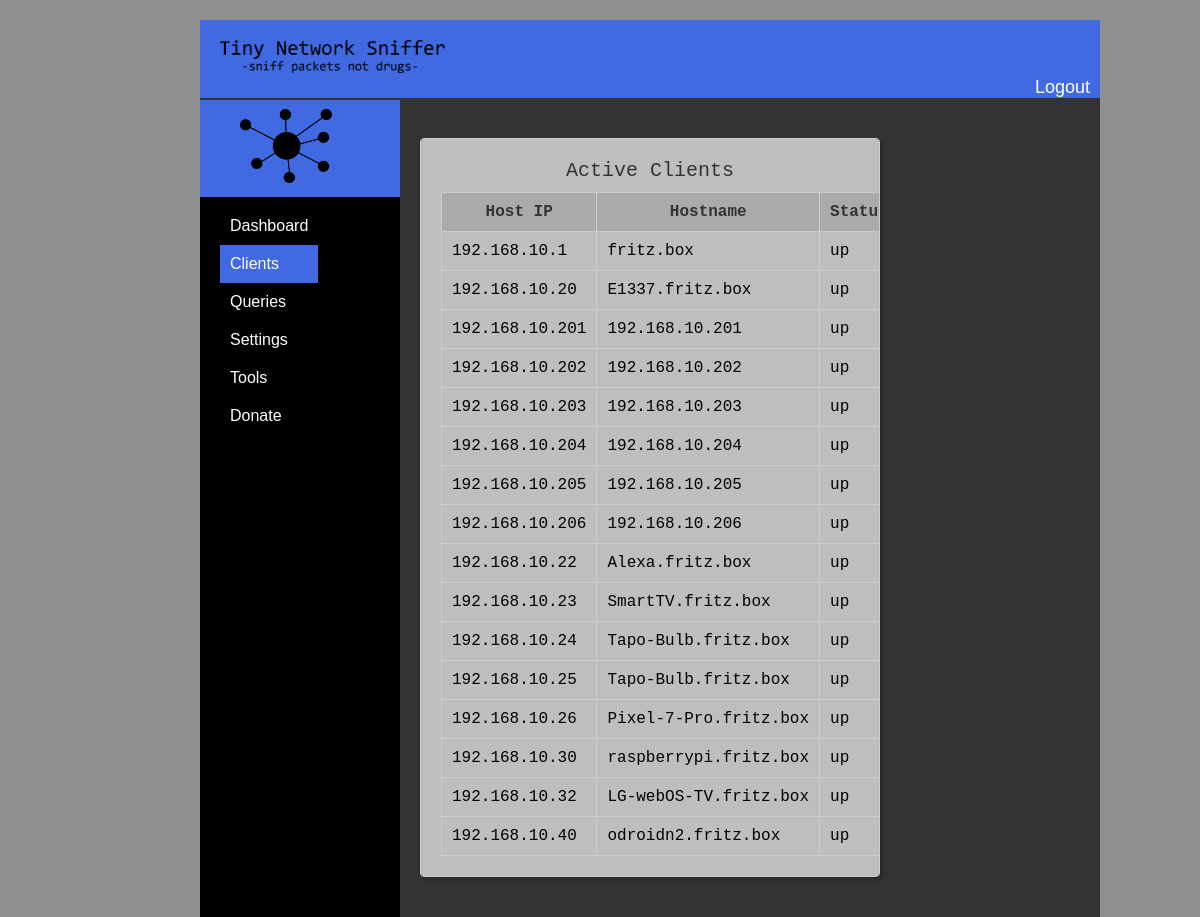
The app's page /clients with its own data.
### tables this page shows
CREATE TABLE hosts (
            id INTEGER PRIMARY KEY AUTOINCREMENT,
            ip_address TEXT,
            hostname TEXT,
            status TEXT
        );

### flask_webserver.py (the view)
@app.route("/clients")
def domains():
    conn = sqlite3.connect("database.db")
    c = conn.cursor()
    c.execute("SELECT * FROM hosts ")
    rows = c.fetchall()
    conn.close()
    return render_template("clients.html", rows=rows)

### templates/clients.html (shortened to what this page needs)
<!DOCTYPE html>
<html>
<head>
	<link rel="stylesheet" type="text/css" href="../static/css/clients.css">
	<link rel="stylesheet" type="text/css" href="../static/css/home.css">
</head>
<body>
	<div class="container">
		<div class="sidebar">
			<div class="logo">
				<img src="../static/img/Logoohnetext.png" class="logo">
			</div>
			<ul>
				<li ><a href="home">Dashboard</a></li>
				<li class="active"><a href="#">Clients</a></li>
				<li><a href="queries">Queries</a></li>
				<li><a href="settings">Settings</a></li>
				<li><a href="tools">Tools</a></li>
				<li><a href="donate">Donate</a></li>
			</ul>
		</div>
		<div class="header">
			<img src="../static/img/textonly.png" width=25% >
			<div class="user-info">
				<a class="loggoutbtn" onclick="logout()">Logout</a>
			</div>
		</div>
		<div class="main-content">
			<div class="dashboard">
				<div style="max-width: 600px;" class="dashboard-item" style="text-align: center;">
					<h2 style="text-align: center;">Active Clients</h2>
					<table>
						<thead>
							<tr>
								<th  style="text-align: center;">Host IP</th>
								<th  style="text-align: center;">Hostname</th>
								<th  style="text-align: center;">Status</th>
							</tr>
						</thead>
						<tbody>
							{% for row in rows %}
							<tr>
								<td>{{ row[1] }}</td>
								<td>{{ row[2] }}</td>
								<td>{{ row[3] }}</td>
							</tr>
							{% endfor %}
						</tbody>
					</table>
				</div>
			</div>
		</div>
	</div>
</body>
</html>

### static/css/clients.css (style rules this page uses)
* { box-sizing: border-box; margin: 0; padding: 0; }
body { font-family: Arial, sans-serif; background-color: #3f3f3f7e; }
.sidebar { background-color: #000000; color: #fff; height: 100%; position: fixed; top: 0; width: 200px; padding-left: 20px; display: flex; flex-direction: column; align-items: flex-start; justify-content: flex-start; top: 100px; left: 200px; }
.sidebar li { padding: 10px; }
.logo { margin-left: -20px; margin-bottom: 10px; text-align: center; background-color: #4169E1; }
.logo img { width: 50%; display: inline-block; }
ul { list-style: none; margin: 0; padding: 0; }
li { padding: 10px 20px; }
li.active { background-color: #4169E1; }
a { color: #fff; text-decoration: none; }
.main-content { padding-top: 200px; margin-left: 200px; padding: 20px; background-color: #333; margin-right: 100px; }
.header { background-color: #4169E1; color: #fff; padding: 0px; flex-grow: 1; margin-top: 20px; margin-left: 200px; margin-right: 100px; }
.header img { margin-left: 20px; margin-top: 20px; }
.user-info { display: flex; align-items: center; justify-content: flex-end; background-color: #4169E1; }
.user-info a { margin-right: 10px; }
.dashboard { justify-content: space-between; display: flex; flex-wrap: wrap; margin-top: 20px; gap: 20px; padding-left: 200px; padding-right: 200px; }
.dashboard-item { flex: 1 1 300px; background-color: #bebebe; border: 1px solid #ccc; border-radius: 4px; display: block; overflow: scroll; box-shadow: 2px 2px 4px rgba(0, 0, 0, 0.3); margin-bottom: 20px; padding: 20px; width: calc(33.33% - 10px); }
.dashboard-item h2 { font-family: "Consolas", monospace; font-size: 20px; font-weight: normal; margin-bottom: 10px; color: #333; }
.dashboard-item table { border-collapse: collapse; margin-top: 10px; width: 100%; }
.dashboard-item table th, .dashboard-item table td { font-family: "Consolas", monospace; border: 1px solid #ccc; padding: 10px; text-align: left; }
.dashboard-item table th { background-color: rgb(170, 170, 170); color: #333; }

### static/css/home.css (style rules this page uses)
* { box-sizing: border-box; margin: 0; padding: 0; }
body { font-family: Arial, sans-serif; background-color: #1d1d1d7e; }
.loggoutbtn { font-size: 18px; color: white; background-color: #4169E1; cursor:pointer; }
.sidebar { background-color: #000000; color: #fff; height: 100%; position: fixed; top: 0; width: 200px; padding-left: 20px; display: flex; flex-direction: column; align-items: flex-start; justify-content: flex-start; top: 100px; left: 200px; }
.sidebar li { padding: 10px; }
.logo { margin-left: -20px; margin-bottom: 10px; text-align: center; background-color: #4169E1; }
.logo img { width: 50%; display: inline-block; }
ul { list-style: none; margin: 0; padding: 0; }
li { padding: 10px 20px; }
li.active { background-color: #4169E1; }
a { color: #fff; text-decoration: none; }
.main-content { padding-top: 200px; margin-left: 200px; padding: 20px; background-color: #333; margin-right: 100px; }
.header { background-color: #4169E1; color: #fff; padding: 0px; flex-grow: 1; margin-top: 20px; margin-left: 200px; margin-right: 100px; }
.header img { margin-left: 20px; margin-top: 20px; }
.user-info { display: flex; align-items: center; justify-content: flex-end; background-color: #4169E1; }
.user-info a { margin-right: 10px; }
.dashboard { justify-content: space-between; display: flex; flex-wrap: wrap; margin-top: 20px; gap: 20px; padding-left: 200px; padding-right: 200px; }
.dashboard-item { flex: 1 1 300px; background-color: #bebebe; border: 1px solid #ccc; border-radius: 4px; box-shadow: 2px 2px 4px rgba(0, 0, 0, 0.3); margin-bottom: 20px; padding: 20px; width: calc(50% - 10px); }
.dashboard-item h2 { font-family: "Consolas", monospace; font-size: 20px; font-weight: normal; margin-bottom: 10px; color: #333; }
.dashboard-item table { border-collapse: collapse; margin-top: 10px; width: 100%; }
.dashboard-item table th, .dashboard-item table td { font-family: "Consolas", monospace; border: 1px solid #ccc; padding: 10px; text-align: left; }
.dashboard-item table th { background-color: rgb(170, 170, 170); color: #333; }

### records on screen
hosts: ip_address "192.168.10.1", hostname "fritz.box", status "up"
hosts: ip_address "192.168.10.20", hostname "E1337.fritz.box", status "up"
hosts: ip_address "192.168.10.201", hostname "192.168.10.201", status "up"
hosts: ip_address "192.168.10.202", hostname "192.168.10.202", status "up"
hosts: ip_address "192.168.10.203", hostname "192.168.10.203", status "up"
hosts: ip_address "192.168.10.204", hostname "192.168.10.204", status "up"
hosts: ip_address "192.168.10.205", hostname "192.168.10.205", status "up"
hosts: ip_address "192.168.10.206", hostname "192.168.10.206", status "up"
hosts: ip_address "192.168.10.22", hostname "Alexa.fritz.box", status "up"
hosts: ip_address "192.168.10.23", hostname "SmartTV.fritz.box", status "up"
hosts: ip_address "192.168.10.24", hostname "Tapo-Bulb.fritz.box", status "up"
hosts: ip_address "192.168.10.25", hostname "Tapo-Bulb.fritz.box", status "up"
hosts: ip_address "192.168.10.26", hostname "Pixel-7-Pro.fritz.box", status "up"
hosts: ip_address "192.168.10.30", hostname "raspberrypi.fritz.box", status "up"
hosts: ip_address "192.168.10.32", hostname "LG-webOS-TV.fritz.box", status "up"
hosts: ip_address "192.168.10.40", hostname "odroidn2.fritz.box", status "up"
